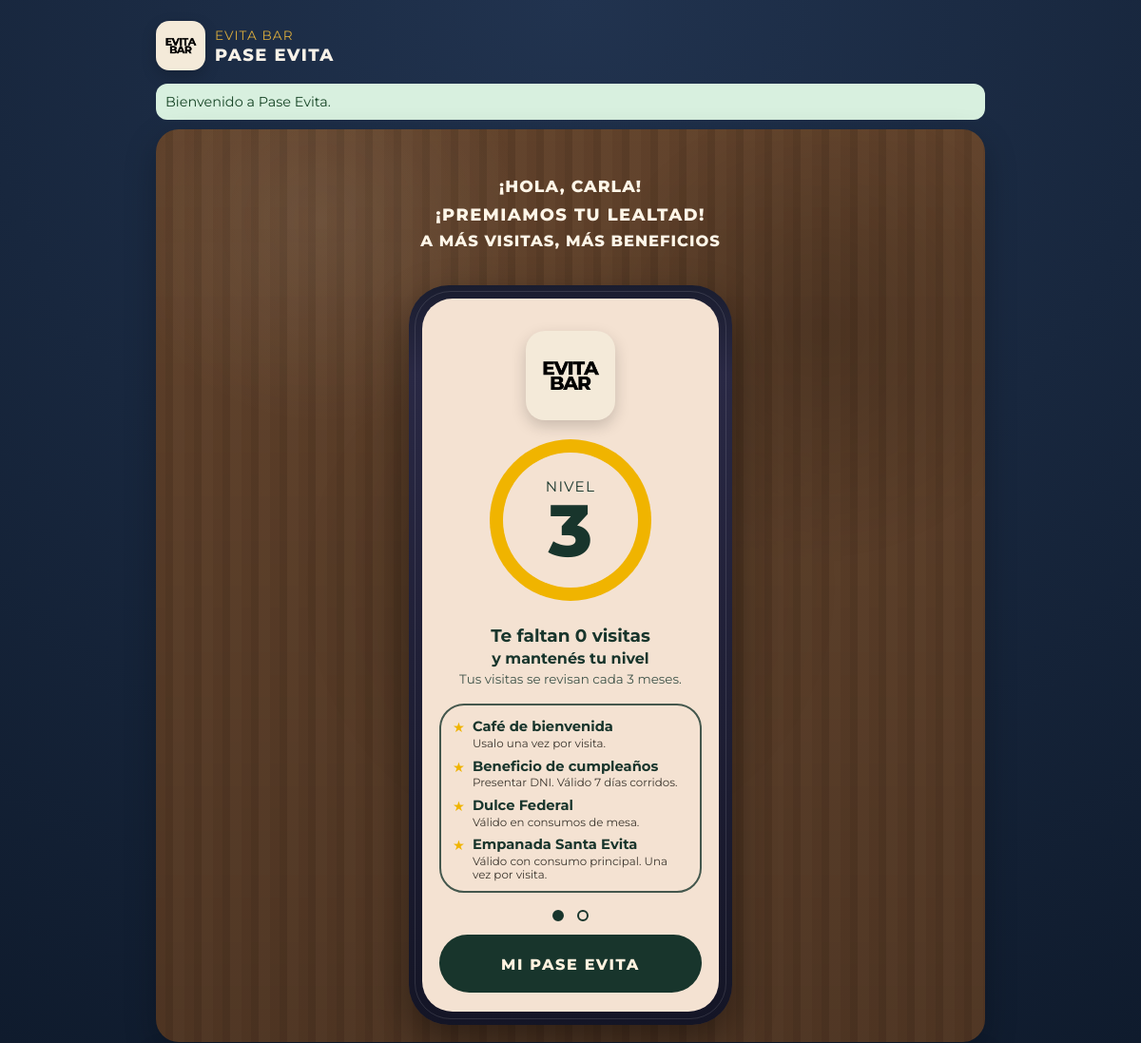
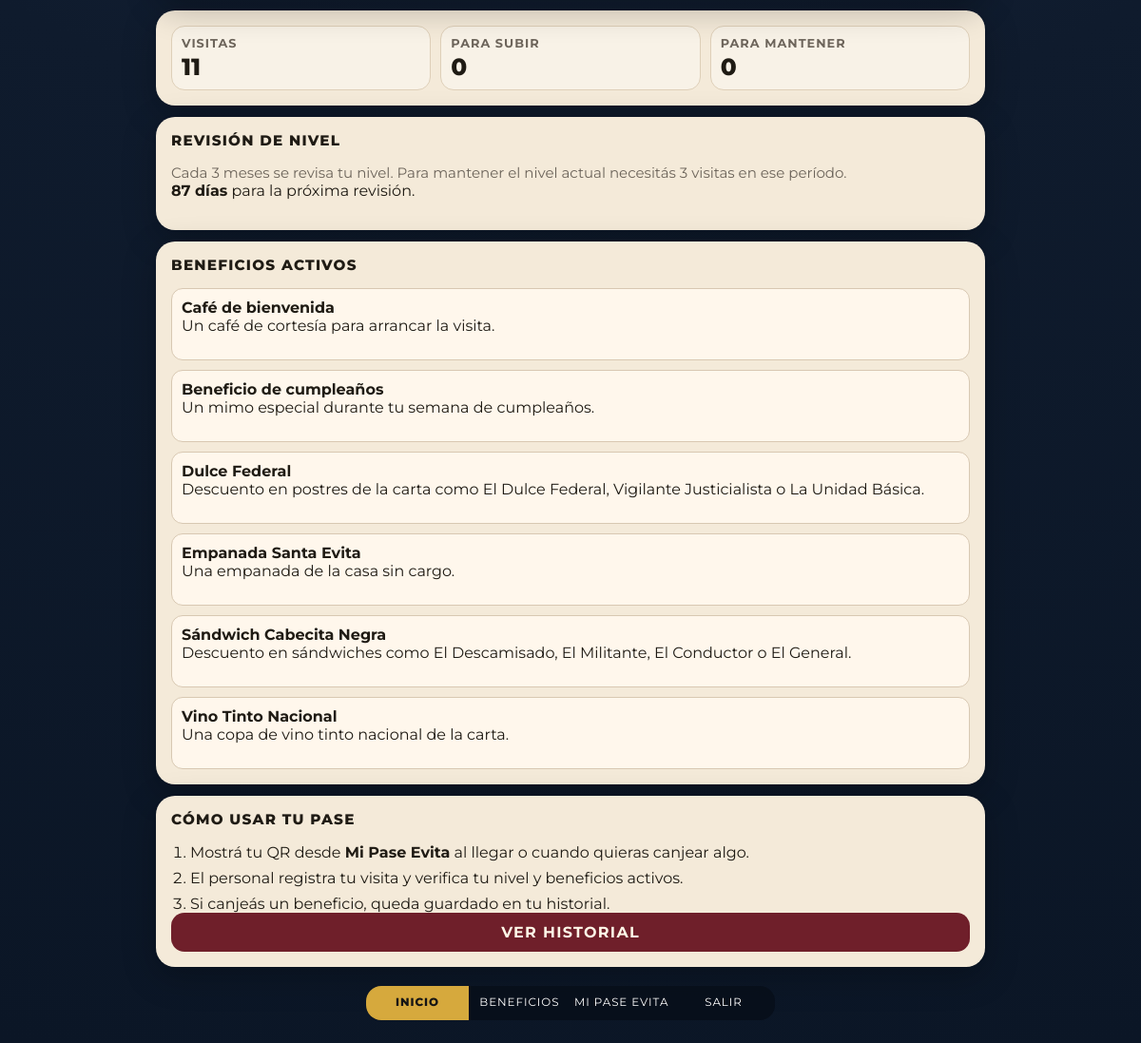
Page /dashboard.php (signed in) on the committed database (2 pictures, top to bottom).
### tables this page shows
CREATE TABLE users (
  id BIGINT UNSIGNED AUTO_INCREMENT PRIMARY KEY,
  name VARCHAR(120) NOT NULL,
  dni VARCHAR(20) NOT NULL,
  phone VARCHAR(25) NOT NULL,
  birthdate DATE NOT NULL,
  email VARCHAR(160) NOT NULL,
  password_hash VARCHAR(255) NOT NULL,
  role ENUM('client', 'staff', 'admin') NOT NULL DEFAULT 'client',
  level TINYINT UNSIGNED NOT NULL DEFAULT 1,
  visits_count INT UNSIGNED NOT NULL DEFAULT 0,
  qr_token CHAR(64) NOT NULL,
  created_at DATETIME NOT NULL,
  updated_at DATETIME NOT NULL,
  UNIQUE KEY uniq_users_dni (dni),
  UNIQUE KEY uniq_users_email (email),
  UNIQUE KEY uniq_users_phone (phone),
  UNIQUE KEY uniq_users_qr_token (qr_token),
  KEY idx_users_level (level),
  KEY idx_users_role (role)
);

CREATE TABLE benefits (
  id BIGINT UNSIGNED AUTO_INCREMENT PRIMARY KEY,
  title VARCHAR(150) NOT NULL,
  description TEXT NOT NULL,
  required_level TINYINT UNSIGNED NOT NULL DEFAULT 1,
  conditions VARCHAR(255) NULL,
  active TINYINT(1) NOT NULL DEFAULT 1,
  sort_order INT NOT NULL DEFAULT 0,
  created_at DATETIME NOT NULL,
  updated_at DATETIME NOT NULL,
  KEY idx_benefits_filters (active, required_level, sort_order)
);

### config/database.php (called while the page is built, shortened)
<?php
function db(): PDO
{
    static $pdo = null;
    if ($pdo instanceof PDO) {
        return $pdo;
    }
    $localConfig = [];
    $host = ($localConfig['db.host'] ?? getenv('DB_HOST')) ?: '127.0.0.1';
    $port = ($localConfig['db.port'] ?? getenv('DB_PORT')) ?: '3306';
    $dbname = ($localConfig['db.name'] ?? getenv('DB_NAME')) ?: 'pase_evita';
    $user = ($localConfig['db.user'] ?? getenv('DB_USER')) ?: 'root';
    $pass = ($localConfig['db.pass'] ?? getenv('DB_PASS')) ?: '';
    $dsn = "mysql:host={$host};port={$port};dbname={$dbname};charset=utf8mb4";
    $options = [
        PDO::ATTR_ERRMODE => PDO::ERRMODE_EXCEPTION,
        PDO::ATTR_DEFAULT_FETCH_MODE => PDO::FETCH_ASSOC,
        PDO::ATTR_EMULATE_PREPARES => false,
    ];
    $pdo = new PDO($dsn, $user, $pass, $options);
    return $pdo;
}

### includes/functions.php (called while the page is built, shortened)
<?php
require_once __DIR__ . '/../config/database.php';
function e(string $value): string
{
    return htmlspecialchars($value, ENT_QUOTES, 'UTF-8');
}
function app_config(): array
{
    static $config = null;
    if ($config === null) {
        $config = require __DIR__ . '/../config/app.php';
    }
    return $config;
}
function app_version(): string
{
    static $version = null;
    if ($version !== null) {
        return $version;
    }
    $config = app_config();
    $candidates = [
        __DIR__ . '/../config/app.php',
        __DIR__ . '/../includes/functions.php',
        __DIR__ . '/../includes/header.php',
        __DIR__ . '/../includes/footer.php',
        __DIR__ . '/../public/assets/css/styles.css',
        __DIR__ . '/../public/assets/js/app.js',
        __DIR__ . '/../public/sw.js',
    ];
    $mtime = 0;
    foreach ($candidates as $candidate) {
        if (is_file($candidate)) {
            $mtime = max($mtime, (int) filemtime($candidate));
        }
    }
    $version = $mtime > 0 ? (string) $mtime : (string) ($config['version'] ?? '1.0.0');
    return $version;
}
function asset_url(string $path): string
{
    $path = '/' . ltrim($path, '/');
    $filesystemPath = __DIR__ . '/..' . $path;
    $version = app_version();
    if (is_file($filesystemPath)) {
        $version = (string) filemtime($filesystemPath);
    }
    return $path . '?v=' . rawurlencode($version);
}
function setting(string $key, ?string $default = null): ?string
{
    static $cache = null;
    if ($cache === null) {
        $cache = [];
        $stmt = db()->query('SELECT setting_key, setting_value FROM settings');
        foreach ($stmt->fetchAll() as $row) {
            $cache[$row['setting_key']] = $row['setting_value'];
        }
    }
    return $cache[$key] ?? $default;
}
function to_int_setting(string $key, int $default): int
{
    return (int) (setting($key, (string) $default) ?? $default);
}
function user_first_name(array $user): string
{
    $fullName = trim((string) ($user['name'] ?? ''));
    $parts = preg_split('/\s+/u', $fullName) ?: [];
    $first = trim((string) ($parts[0] ?? ''));
    return $first !== '' ? $first : 'Hola';
}
function level_thresholds(): array
{
    return [
        1 => to_int_setting('level_1_min', 0),
        2 => to_int_setting('level_2_min', 4),
        3 => to_int_setting('level_3_min', 8),
    ];
}
function maintenance_settings_for_level(int $level): array
{
    $periodMonths = max(1, to_int_setting('maintenance_period_months', 3));
    $warningDays = max(1, to_int_setting('maintenance_warning_days', 10));
    $minimum = $level === 2 ? 2 : 3;
    return [
        'period_months' => $periodMonths,
        'warning_days' => $warningDays,
        'minimum_visits' => max(1, to_int_setting('maintain_level_' . $level, $minimum)),
    ];
}
function getMaintenanceStatusForUser(int $userId): array
{
    $stmt = db()->prepare('SELECT level FROM users WHERE id = :id LIMIT 1');
    $stmt->execute(['id' => $userId]);
    $user = $stmt->fetch();
    $level = (int) $user['level'];
    $settings = maintenance_settings_for_level($level);
    $stmt = db()->prepare(
        'SELECT visit_date
         FROM visits
         WHERE user_id = :user_id AND visit_date >= DATE_SUB(NOW(), INTERVAL :months MONTH)
         ORDER BY visit_date DESC'
    );
    $stmt->bindValue(':user_id', $userId, PDO::PARAM_INT);
    $stmt->bindValue(':months', $settings['period_months'], PDO::PARAM_INT);
    $stmt->execute();
    $visits = $stmt->fetchAll();
    $recentVisits = count($visits);
    $daysLeft = null;
    if ($recentVisits >= $settings['minimum_visits']) {
        $cutoffIndex = $settings['minimum_visits'] - 1;
        if (!empty($visits[$cutoffIndex]['visit_date'])) {
            $cutoff = new DateTimeImmutable((string) $visits[$cutoffIndex]['visit_date']);
            $windowEnd = $cutoff->modify('+' . $settings['period_months'] . ' months');
            $daysLeft = (int) ceil(($windowEnd->getTimestamp() - time()) / 86400);
        }
    }
    return [
        'needs_warning' => $daysLeft !== null && $daysLeft <= $settings['warning_days'],
        'days_left' => $daysLeft,
        'recent_visits' => $recentVisits,
        'minimum_visits' => $settings['minimum_visits'],
        'period_months' => $settings['period_months'],
        'current_level' => $level,
    ];
}
function getVisitsNeededForNextAndMaintain(int $userId): array
{
    $stmt = db()->prepare('SELECT id, level, visits_count FROM users WHERE id = :id LIMIT 1');
    $stmt->execute(['id' => $userId]);
    $user = $stmt->fetch();
    $level = (int) $user['level'];
    $nextNeeded = 0;
    $periodMonths = to_int_setting('maintenance_period_months', 3);
    $maintainNeeded = 0;
    if ($level > 1) {
        $minForMaintain = to_int_setting('maintain_level_' . $level, $level === 2 ? 2 : 3);
        $stmt = db()->prepare('SELECT COUNT(*) as c FROM visits WHERE user_id = :user_id AND visit_date >= DATE_SUB(NOW(), INTERVAL :months MONTH)');
        $stmt->bindValue(':user_id', $userId, PDO::PARAM_INT);
        $stmt->bindValue(':months', $periodMonths, PDO::PARAM_INT);
        $stmt->execute();
        $recent = (int) ($stmt->fetch()['c'] ?? 0);
        $maintainNeeded = max(0, $minForMaintain - $recent);
    }
    return [
        'next_level_needed' => $nextNeeded,
        'maintain_needed' => $maintainNeeded,
        'current_level' => $level,
    ];
}
function maybeApplyQuarterlyMaintenance(int $userId): void
{
    $stmt = db()->prepare('SELECT id, level, updated_at FROM users WHERE id = :id LIMIT 1');
    $stmt->execute(['id' => $userId]);
    $user = $stmt->fetch();
    $level = (int) $user['level'];
    $settings = maintenance_settings_for_level($level);
    $visitsStmt = db()->prepare('SELECT COUNT(*) AS c FROM visits WHERE user_id = :user_id AND visit_date >= DATE_SUB(NOW(), INTERVAL :months MONTH)');
    $visitsStmt->bindValue(':user_id', $userId, PDO::PARAM_INT);
    $visitsStmt->bindValue(':months', $settings['period_months'], PDO::PARAM_INT);
    $visitsStmt->execute();
    $recentVisits = (int) ($visitsStmt->fetch()['c'] ?? 0);
    if ($recentVisits >= $settings['minimum_visits']) {
        return;
    }
}
function getUserActiveBenefits(int $level): array
{
    $stmt = db()->prepare('SELECT * FROM benefits WHERE active = 1 AND required_level <= :lvl ORDER BY required_level ASC, sort_order ASC, id ASC');
    $stmt->execute(['lvl' => $level]);
    return $stmt->fetchAll();
}
function getUserById(int $id): ?array
{
    $stmt = db()->prepare('SELECT * FROM users WHERE id = :id LIMIT 1');
    $stmt->execute(['id' => $id]);
    $user = $stmt->fetch();
    return $user ?: null;
}

### includes/auth.php (called while the page is built, shortened)
<?php
require_once __DIR__ . '/../config/database.php';
require_once __DIR__ . '/functions.php';
function current_user(): ?array
{
    $stmt = db()->prepare('SELECT * FROM users WHERE id = :id LIMIT 1');
    $stmt->execute(['id' => $_SESSION['user_id']]);
    $user = $stmt->fetch();
    return $user ?: null;
}
function require_login(array $roles = ['client', 'staff', 'admin']): array
{
    $user = current_user();
    return $user;
}

### public/dashboard.php (the view, shortened to what this page needs)
<?php
require_once __DIR__ . '/../includes/auth.php';
$user = require_login(['client']);
maybeApplyQuarterlyMaintenance((int) $user['id']);
$user = getUserById((int) $user['id']) ?? $user;
$progress = getVisitsNeededForNextAndMaintain((int) $user['id']);
$maintenanceStatus = getMaintenanceStatusForUser((int) $user['id']);
$activeBenefits = getUserActiveBenefits((int) $user['level']);
$levelThresholds = level_thresholds();
$levelTarget = (int) $user['level'] === 1 ? 2 : 3;
$nextTargetVisits = $levelTarget === 2 ? $levelThresholds[2] : $levelThresholds[3];
$progressToNext = max(0, $nextTargetVisits - (int) $user['visits_count']);
$progressTotal = max(1, $nextTargetVisits - ($levelTarget === 2 ? $levelThresholds[1] : $levelThresholds[2]));
$progressDone = max(0, $progressTotal - $progressToNext);
$progressPercent = (int) min(100, round(($progressDone / $progressTotal) * 100));
$heroNumber = (int) $user['level'] === 3
    ? max(0, (int) $progress['maintain_needed'])
    : $progressToNext;
$heroTitle = sprintf('Te faltan %d visitas', $heroNumber);
$heroSubtitle = (int) $user['level'] === 3
    ? 'y mantenés tu nivel'
    : 'para subir de nivel';
$heroHint = (int) $user['level'] === 3
    ? sprintf('Tus visitas se revisan cada %s meses.', setting('maintenance_period_months', '3'))
    : 'para llegar al Nivel 3.';
$heroBenefits = array_slice($activeBenefits, 0, 4);
require __DIR__ . '/../includes/header.php';
?>
<section class="hero-poster">
    <div class="hero-copy">
        <p class="hero-greeting">¡Hola, <?= e(user_first_name($user)) ?>!</p>
        <p class="hero-premise">¡Premiamos tu lealtad!</p>
        <h2 class="hero-headline">A más visitas, más beneficios</h2>
    </div>
    <article class="phone-mockup" aria-label="Resumen de membresía">
        <div class="phone-screen">
            <div class="screen-brand-wrap">
                <div class="logo-frame logo-frame-screen" aria-hidden="true">
                    <img src="<?= e(asset_url('/public/assets/images/logo-evita-bar.png')) ?>" alt="">
                </div>
            </div>
            <div class="level-ring" style="--progress: <?= $progressPercent ?>%;">
                <div class="level-ring-inner">
                    <span class="level-label">Nivel</span>
                    <strong class="level-number"><?= (int) $user['level'] ?></strong>
                </div>
            </div>
            <div class="level-status">
                <strong><?= e($heroTitle) ?></strong>
                <p><?= e($heroSubtitle) ?></p>
                <small><?= e($heroHint) ?></small>
            </div>
            <div class="benefits-panel">
                <ul class="benefits-mini-list">
                    <?php foreach ($heroBenefits as $benefit): ?>
                        <li>
                            <span class="benefit-dot">★</span>
                            <div>
                                <strong><?= e($benefit['title']) ?></strong>
                                <p><?= e($benefit['conditions'] ?: $benefit['description']) ?></p>
                            </div>
                        </li>
                    <?php endforeach; ?>
                </ul>
            </div>
            <div class="pager-dots" aria-hidden="true">
                <span class="dot dot-active"></span>
                <span class="dot"></span>
            </div>
            <a class="phone-cta" href="/public/qr.php">MI PASE EVITA</a>
        </div>
    </article>
</section>
<section class="card stats-grid home-stats">
    <article>
        <p class="label">Visitas</p>
        <p class="value"><?= (int) $user['visits_count'] ?></p>
    </article>
    <article>
        <p class="label">Para subir</p>
        <p class="value"><?= (int) $progress['next_level_needed'] ?></p>
    </article>
    <article>
        <p class="label">Para mantener</p>
        <p class="value"><?= (int) $progress['maintain_needed'] ?></p>
    </article>
</section>
<?php if ((int) $user['level'] > 1): ?>
<section class="card">
    <h3>Revisión de nivel</h3>
    <p class="muted">
        Cada <?= (int) $maintenanceStatus['period_months'] ?> meses se revisa tu nivel.
        Para mantener el nivel actual necesitás <?= (int) $maintenanceStatus['minimum_visits'] ?> visitas en ese período.
    </p>
    <?php if (!empty($maintenanceStatus['days_left'])): ?>
        <p><strong><?= (int) $maintenanceStatus['days_left'] ?> días</strong> para la próxima revisión.</p>
    <?php endif; ?>
</section>
<?php endif; ?>
<section class="card">
    <h3>Beneficios activos</h3>
    <?php if (empty($activeBenefits)): ?>
        <p class="muted">Todavía no hay beneficios activos.</p>
    <?php else: ?>
        <ul class="benefit-list">
            <?php foreach ($activeBenefits as $benefit): ?>
                <li>
                    <strong><?= e($benefit['title']) ?></strong>
                    <p><?= e($benefit['description']) ?></p>
                </li>
            <?php endforeach; ?>
        </ul>
    <?php endif; ?>
</section>
<section class="card">
    <h3>Cómo usar tu pase</h3>
    <ol class="steps-list">
        <li>Mostrá tu QR desde <strong>Mi Pase Evita</strong> al llegar o cuando quieras canjear algo.</li>
        <li>El personal registra tu visita y verifica tu nivel y beneficios activos.</li>
        <li>Si canjeás un beneficio, queda guardado en tu historial.</li>
    </ol>
    <div class="bottom-cta-wrap">
        <a class="btn btn-secondary btn-wide" href="/public/history.php">Ver historial</a>
    </div>
</section>
<nav class="bottom-nav">
    <a href="/public/dashboard.php" class="active">Inicio</a>
    <a href="/public/benefits.php">Beneficios</a>
    <a href="/public/qr.php">Mi Pase Evita</a>
    <a href="/public/logout.php">Salir</a>
</nav>
<?php require __DIR__ . '/../includes/footer.php'; ?>

### rows in the picture
users: name "CARLA", level "3", level "Te faltan 0 visitas", level "y mantenés tu nivel", level "Tus visitas se revisan cada 3 meses.", visits_count "11"
benefits: title "Café de bienvenida", conditions "Usalo una vez por visita.", description "Un café de cortesía para arrancar la visita."
benefits: title "Beneficio de cumpleaños", conditions "Presentar DNI. Válido 7 días corridos.", description "Un mimo especial durante tu semana de cumpleaños."
benefits: title "Dulce Federal", conditions "Válido en consumos de mesa.", description "Descuento en postres de la carta como El Dulce Federal, Vigilante Justicialista o La Unidad Básica."
benefits: title "Empanada Santa Evita", conditions "Válido con consumo principal. Una vez por visita.", description "Una empanada de la casa sin cargo."
benefits: title "Sándwich Cabecita Negra", description "Descuento en sándwiches como El Descamisado, El Militante, El Conductor o El General."
benefits: title "Vino Tinto Nacional", description "Una copa de vino tinto nacional de la carta."

### other values in the picture
$appName "PASE EVITA"
$flash['message'] "Bienvenido a Pase Evita."
$progress['next_level_needed'] "0"
$progress['maintain_needed'] "0"
$maintenanceStatus['period_months'] "3"
$maintenanceStatus['minimum_visits'] "3"
$maintenanceStatus['days_left'] "87"
